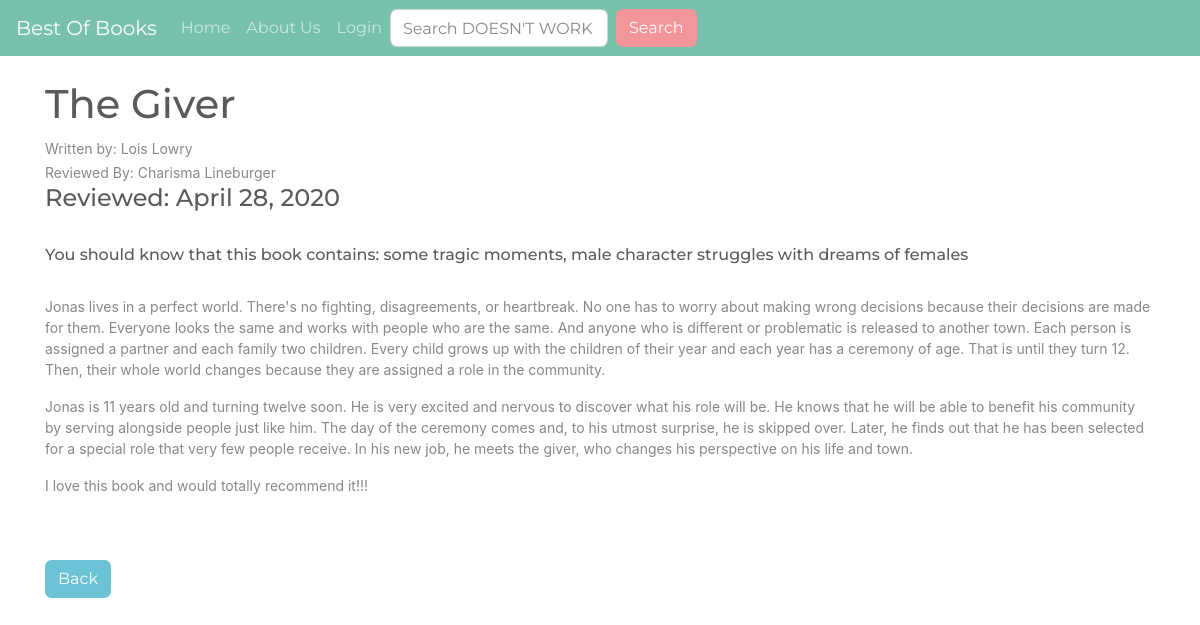
Page /article/giver on the committed database.
### mainapp/models.py (models this page shows, shortened)
class Post(models.Model):
	title = models.CharField(max_length=255)
	slug = models.SlugField(max_length=255, null=False, unique=True)
	reviewer = models.ForeignKey(User, on_delete=models.CASCADE)
	author = models.CharField(max_length=255)
	pub_date = models.DateField()
	genre = models.CharField(max_length=255)
	should_know = models.CharField(max_length=500)
	snippit = models.CharField(max_length=255)
	body = models.TextField()

### mainapp/views.py (the view)
# urls.py: path('article/<slug:slug>', ArticleDetailView.as_view(), name='article-detail'),
class ArticleDetailView(DetailView):
	model = Post
	template_name = 'article_details.html'

### mainapp/templates/article_details.html (shortened to what this page needs)
{% extends 'base.html' %}
{% block content %}
<h1>{{ post.title }}</h1>
<small> Written by: {{ post.author }} <br>
	Reviewed By: {{ post.reviewer.first_name }} {{ post.reviewer.last_name }}
<h4>Reviewed: {{ post.pub_date }} </h4>
<br>
<h6>You should know that this book contains: {{ post.should_know }} </h6>
<br>
{{ post.body | safe}}
<br>
<br>
<a href="{% url 'home' %}" class="btn btn-info" >Back</a>
{% endblock %}

### rows in the picture
Post: title "The Giver", author "Lois Lowry", reviewer.first_name "Charisma", reviewer.last_name "Lineburger", pub_date "April 28, 2020", should_know "some tragic moments, male character struggles with dreams of females", body "Jonas lives in a perfect world. There's no fighting, disagreements, or heartbreak. No one has to worry about making wrong decisions because their decisions are made for them. Everyone looks the same and works with people who are the same. And anyone who is different or problematic is released to another town. Each person is assigned a partner and each family two children. Every child grows up with the children of their year and each year has a ceremony of age. That is until they turn 12. Then, their whole world changes because they are assigned a role in the community. Jonas is 11 years old and turning twelve soon. He is very excited and nervous to discover what his role will be. He knows…"
